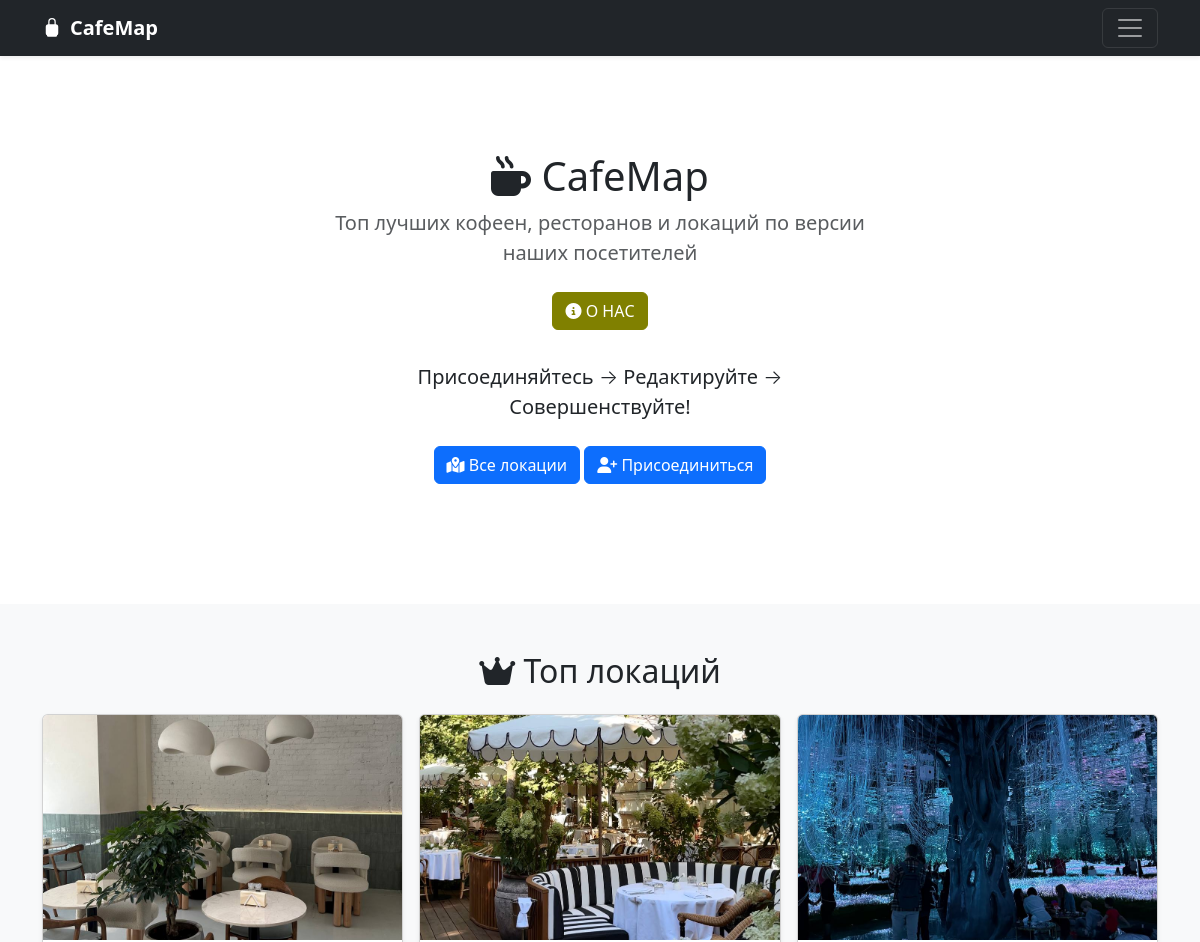
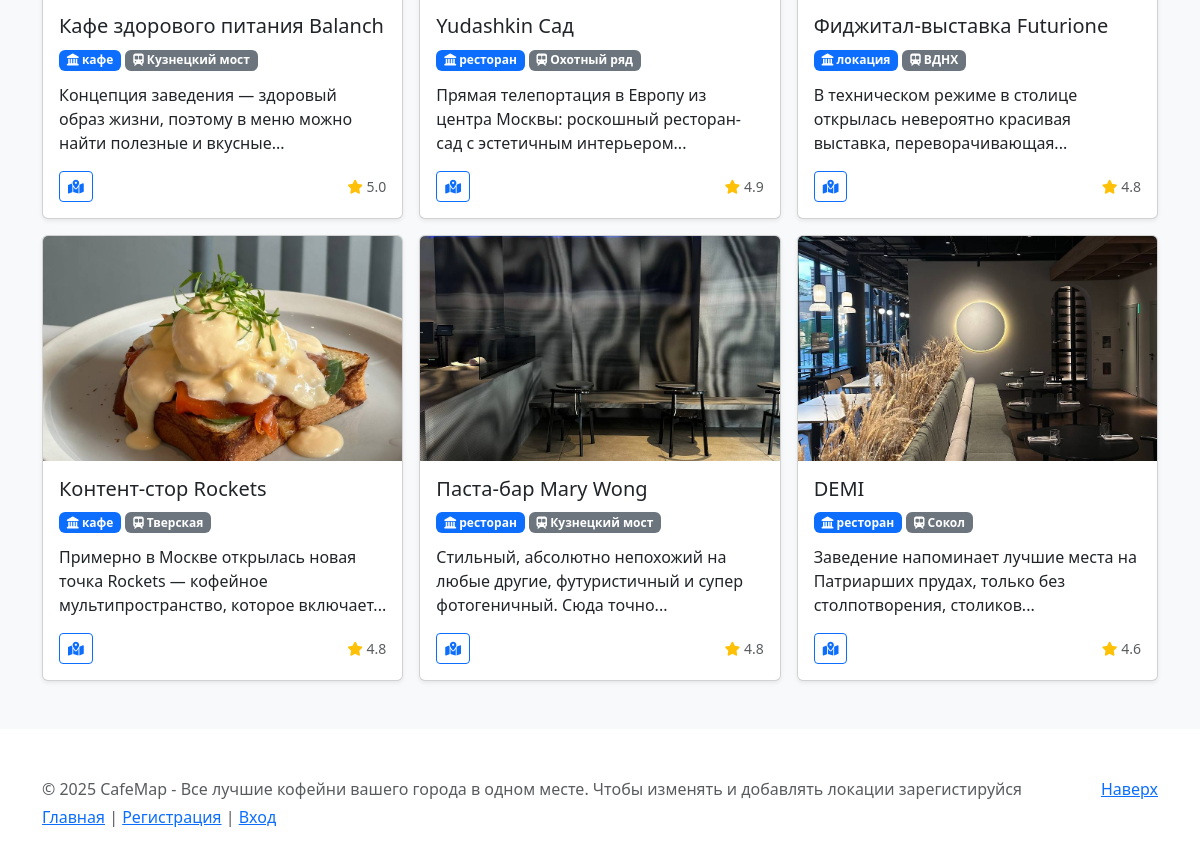
Page /home on the earlier database version (2 pictures, top to bottom).
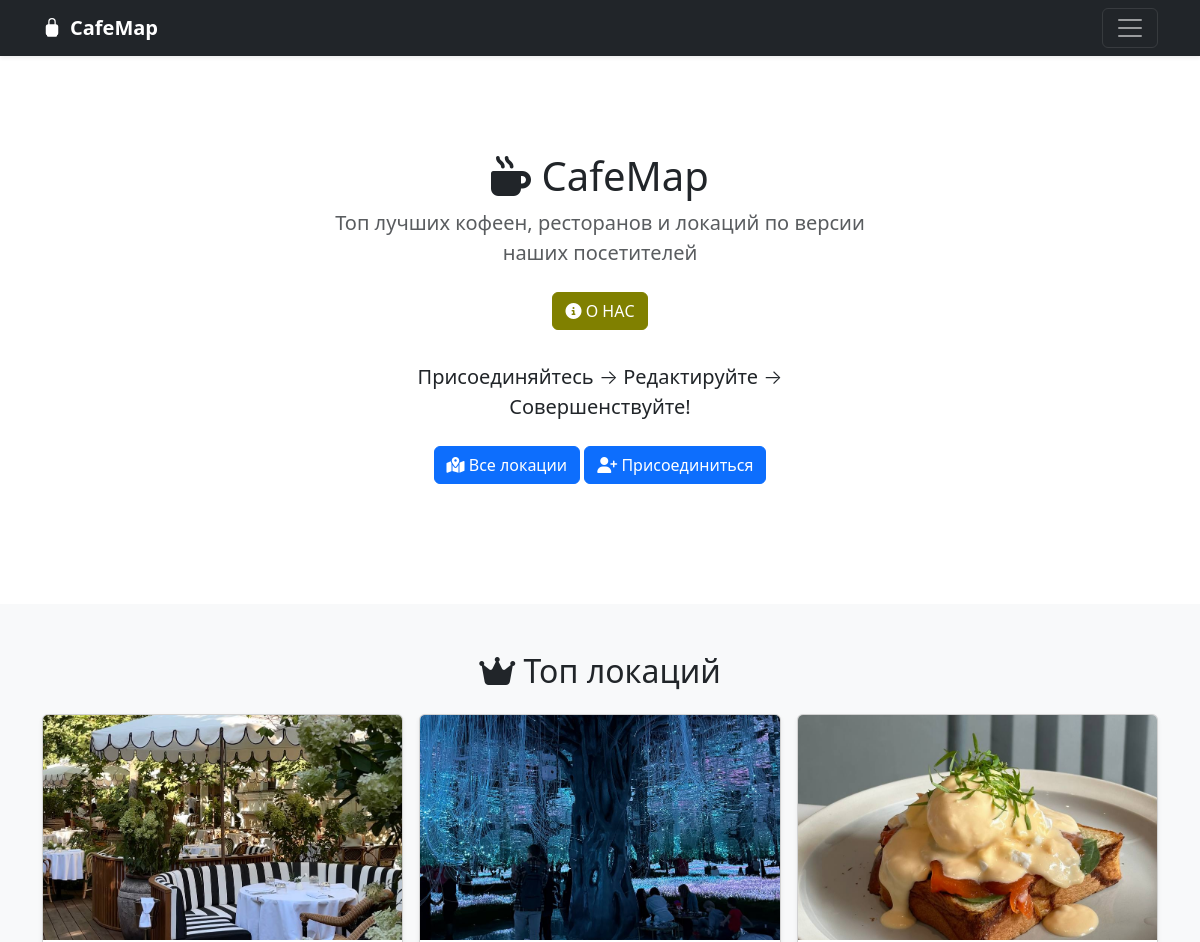
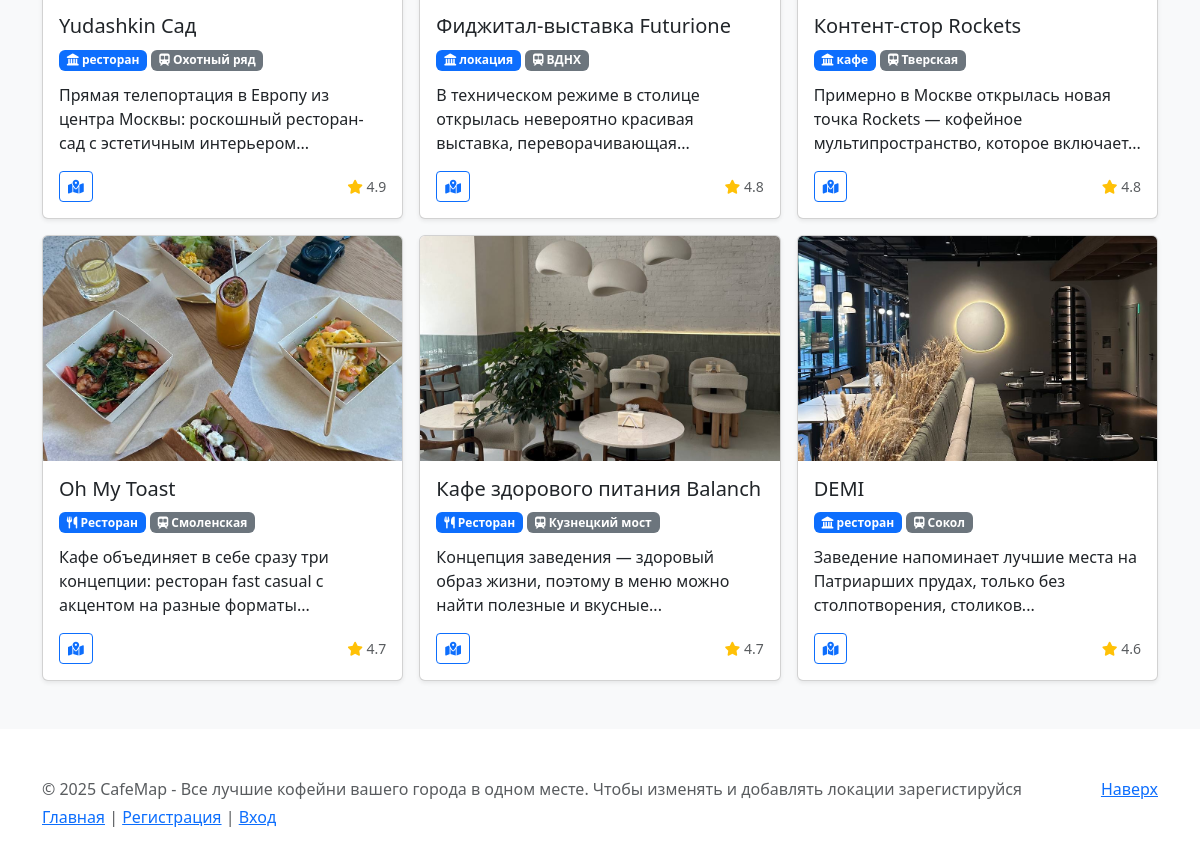
Same page on the later database version (2 pictures, top to bottom).
### app.py (models this page shows, shortened)
class Location(db.Model):
    __tablename__ = 'locations'
    id = db.Column(db.Integer, primary_key=True)
    name = db.Column(db.String(150), nullable=False)  # Название локации
    type = db.Column(db.String(50), nullable=False)  # Тип локации
    address = db.Column(db.String(200), nullable=False)
    metro = db.Column(db.String(50), nullable=False)
    coordinates = db.Column(db.String(50))
    map_link = db.Column(db.String(500))  # Ссылка на Яндекс карты
    photo = db.Column(db.String(100))  # Путь к фото
    description = db.Column(db.Text, nullable=False)
    promo_code = db.Column(db.String(50))  # Промокод
    rating = db.Column(db.Float)  # Рейтинг

### app.py (the view)
@app.route('/')
@app.route('/home')
def index():
    top_locations = Location.query.order_by(Location.rating.desc()).limit(6).all()
    return render_template("index.html", top_locations=top_locations)

### templates/index.html (shortened to what this page needs)
{% extends 'base.html' %}
{% block body %}
<main>
  <section class="py-5 text-center container">
    <div class="row py-lg-5">
      <div class="col-lg-6 col-md-8 mx-auto">
        <h1 class="fw-light"><i class="fas fa-mug-hot"></i> CafeMap</h1>
        <p class="lead text-body-secondary">Топ лучших кофеен, ресторанов и локаций по версии наших посетителей</p>
        <div class="mb-4">
          <a href="/about" class="btn btn-pink my-2">
            <i class="fas fa-info-circle"></i> О НАС
          </a>
        </div>
        <p class="lead text-body-first">Присоединяйтесь → Редактируйте → Совершенствуйте!</p>
        <p>
          <a href="/locations" class="btn btn-primary my-2">
            <i class="fas fa-map-marked-alt"></i> Все локации
          </a>
          <a href="/register" class="btn btn-primary my-2">
            <i class="fas fa-user-plus"></i> Присоединиться
          </a>
        </p>
      </div>
    </div>
  </section>
  <div class="album py-5 bg-body-tertiary">
    <div class="container">
      <h2 class="text-center mb-4"><i class="fas fa-crown"></i> Топ локаций</h2>
      <div class="row row-cols-1 row-cols-sm-2 row-cols-md-3 g-3">
        {% for location in top_locations %}
        <div class="col">
          <div class="card shadow-sm h-100">
            {% if location.photo %}
            <img src="{{ url_for('static', filename=location.photo) }}"
                 class="card-img-top"
                 style="height: 225px; object-fit: cover;"
                 alt="{{ location.name }}">
            {% else %}
            <div class="card-img-top bg-secondary d-flex align-items-center justify-content-center"
                 style="height: 225px;">
                <i class="fas fa-camera fa-3x text-white"></i>
            </div>
            {% endif %}
            <div class="card-body d-flex flex-column">
              <h5 class="card-title">{{ location.name }}</h5>
              <div class="mb-2">
                <span class="badge bg-primary mb-1">
                  <i class="fas fa-{{ 'utensils' if location.type in ['Ресторан', 'Кафе'] else 'landmark' }}"></i>
                  {{ location.type }}
                </span>
                <span class="badge bg-secondary">
                  <i class="fas fa-subway"></i> {{ location.metro }}
                </span>
              </div>
              <p class="card-text flex-grow-1">{{ location.description|truncate(100) }}</p>
              <div class="d-flex justify-content-between align-items-center mt-auto">
                <div class="btn-group">
                  <a href="{{ location.map_link }}" target="_blank"
                     class="btn btn-sm btn-outline-primary">
                    <i class="fas fa-map-marked-alt"></i>
                  </a>
                </div>
                <small class="text-body-secondary">
                  <i class="fas fa-star text-warning"></i>
                  {{ "%.1f"|format(location.rating) if location.rating else 'Нет оценок' }}
                </small>
              </div>
            </div>
          </div>
        </div>
        {% endfor %}
      </div>
    </div>
  </div>
</main>
{% endblock %}

Differences in the rows shown:
no longer on this page (row edited): Location: photo+name (picture), name "Паста-бар Mary Wong", type "ресторан", metro "Кузнецкий мост", description "Стильный, абсолютно непохожий на любые другие, футуристичный и супер фотогеничный. Сюда точно...", rating "4.8"
now on this page (row edited): Location: photo+name (picture), name "Oh My Toast", type "Ресторан", metro "Смоленская", description "Кафе объединяет в себе сразу три концепции: ресторан fast casual с акцентом на разные форматы...", rating "4.7"
changed Location "Кафе здорового питания Balanch": type "кафе" → "Ресторан"; rating "5.0" → "4.7"; moves down the list
